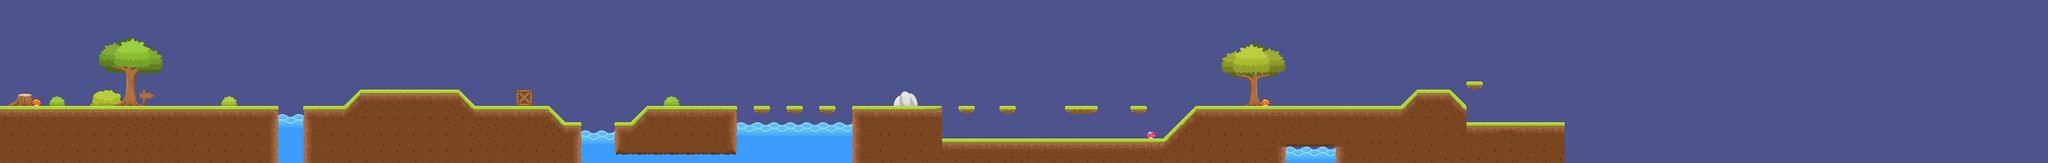

The image is a tile-based game level rendered from a .tmx file. Its description and source (layers, tilesets, objects; grid data summarised) follow:
An orthogonal 250x20 tile map with 32x32 px tiles, 8 tile layers (Вода, Фон, Кусты, Деревья, ...) and 54 objects (28x solid, 8x EasyEnemy, 6x solidForEnemy, 4x SlopeRight, 3x water, ...).

<map version="1.0" orientation="orthogonal" renderorder="right-down" width="250" height="20" tilewidth="32" tileheight="32" backgroundcolor="#4d538c" nextobjectid="189">
 <tileset firstgid="1" name="Map" tilewidth="32" tileheight="32" tilecount="672" columns="56">
  <image source="Images/Map.png" width="1800" height="400" />
 </tileset>
 <layer name="Вода" width="250" height="20">
  <data>[5000 cells, 176 non-empty, 8 distinct tile ids]</data>
 </layer>
 <layer name="Фон" width="250" height="20">
  <data>[5000 cells, 1085 non-empty, 60 distinct tile ids]</data>
 </layer>
 <layer name="Кусты" width="250" height="20">
  <data>[5000 cells, 20 non-empty, 16 distinct tile ids]</data>
 </layer>
 <layer name="Деревья" width="250" height="20">
  <data>[5000 cells, 144 non-empty, 144 distinct tile ids]</data>
 </layer>
 <layer name="Указатели" width="250" height="20">
  <data>[5000 cells, 4 non-empty, 4 distinct tile ids]</data>
 </layer>
 <layer name="Грибы" width="250" height="20">
  <data>[5000 cells, 3 non-empty, 2 distinct tile ids]</data>
 </layer>
 <layer name="Камни" width="250" height="20">
  <data>[5000 cells, 6 non-empty, 6 distinct tile ids]</data>
 </layer>
 <layer name="Ящики" width="250" height="20">
  <data>[5000 cells, 4 non-empty, 4 distinct tile ids]</data>
 </layer>
 <objectgroup name="Objects">
  <object id="53" name="EasyEnemy" x="1416.67" y="281.398" width="78" height="76" />
  <object id="66" name="Player" x="661.849" y="-533.637" width="72" height="85" />
  <object id="68" name="solid" x="-0.75" y="424" width="1088.08" height="214.667" />
  <object id="84" name="solid" x="512" y="-0.0434783" width="31.8485" height="416.043" />
  <object id="122" name="solid" x="1184.25" y="424.5" width="936.417" height="215.159" />
  <object id="123" name="water" x="1088.17" y="447.675" width="96" height="172.325" />
  <object id="125" name="SlopeRight" x="1345" y="352.667" width="64" height="69.3333" />
  <object id="127" name="solid" x="1431" y="359" width="337" height="63.1664" />
  <object id="128" name="SlopeLeft" x="1792.76" y="352.667" width="64" height="70.1665" />
  <object id="132" name="SlopeLeft" x="2144.66" y="416.606" width="64" height="70.6212" />
  <object id="133" name="solid" x="2208.5" y="487" width="62.8333" height="153" />
  <object id="134" name="solid" x="2122" y="487.197" width="86.67" height="153.273" />
  <object id="136" name="solid" x="2400.58" y="487.455" width="63.5417" height="154.057" />
  <object id="137" name="SlopeRight" x="2464.17" y="416.771" width="64" height="70.625" />
  <object id="138" name="solid" x="2463.67" y="487.333" width="64.6667" height="153.273" />
  <object id="139" name="solid" x="2549.33" y="424.03" width="329.67" height="215.97" />
  <object id="140" name="water" x="2271.34" y="512.17" width="128.993" height="110.496" />
  <object id="142" name="solid" x="1087.5" y="620.5" width="97" height="17.5" />
  <object id="143" name="solid" x="3328.62" y="422.682" width="350.753" height="215.97" />
  <object id="144" name="water" x="2879.09" y="480" width="449.576" height="142.667" />
  <object id="145" name="EasyEnemy" x="2535.43" y="345.866" width="78" height="76" />
  <object id="146" name="solid" x="2943.88" y="424.667" width="64.125" height="23.3333" />
  <object id="147" name="solid" x="3072.06" y="426" width="64.125" height="22.313" />
  <object id="148" name="solid" x="3199.94" y="425.333" width="64.125" height="22.6037" />
  <object id="149" name="solid" x="2271.5" y="621.917" width="131.167" height="17.5" />
  <object id="150" name="solid" x="2879.5" y="621.917" width="448.5" height="17.5" />
  <object id="151" name="EasyEnemy" x="3736.68" y="474.699" width="78" height="76" />
  <object id="153" name="EasyEnemy" x="4160.93" y="474.7" width="78" height="76" />
  <object id="155" name="EasyEnemy" x="4428.93" y="474.7" width="78" height="76" />
  <object id="156" name="EasyEnemy" x="4287.93" y="474.7" width="78" height="76" />
  <object id="158" name="SlopeRight" x="4543.33" y="416.667" width="128.667" height="133.979" />
  <object id="159" name="solid" x="3679.75" y="551.25" width="992.25" height="87.75" />
  <object id="160" name="solid" x="4690" y="424.25" width="780.997" height="214.75" />
  <object id="161" name="solid" x="3744.6" y="424.667" width="64.125" height="22.9373" />
  <object id="162" name="solid" x="3904.6" y="423.333" width="64.125" height="24.9377" />
  <object id="163" name="solid" x="4160.27" y="422.667" width="127.396" height="24.9373" />
  <object id="164" name="solidForEnemy" x="1409.67" y="256.667" width="3" height="102" />
  <object id="166" name="solidForEnemy" x="1789.17" y="256.167" width="3" height="102" />
  <object id="167" name="solidForEnemy" x="2528.67" y="304.667" width="3" height="120" />
  <object id="168" name="solidForEnemy" x="2875.5" y="304.167" width="3" height="120" />
  <object id="169" name="solidForEnemy" x="3676.25" y="448.75" width="3" height="102" />
  <object id="170" name="solidForEnemy" x="4544.17" y="449" width="3" height="102" />
  <object id="171" name="solid" x="4415.94" y="424.667" width="64.125" height="23.5203" />
  <object id="175" name="EasyEnemy" x="3969" y="474.7" width="78" height="76" />
  <object id="176" name="EasyEnemy" x="4089.67" y="474.7" width="78" height="76" />
  <object id="178" name="solid" x="5727.94" y="328" width="64.125" height="23.604" />
  <object id="179" name="solid" x="5558" y="359.5" width="80.667" height="279.167" />
  <object id="181" name="solid" x="5470.75" y="424" width="65.25" height="214.667" />
  <object id="182" name="SlopeRight" x="5472.5" y="353.188" width="64" height="70.625" />
  <object id="183" name="SlopeLeft" x="5663.75" y="352.189" width="64" height="70.6212" />
  <object id="184" name="solid" x="5663.08" y="423.083" width="64.9167" height="216.311" />
  <object id="185" name="solid" x="5728.54" y="485.844" width="382.458" height="154.156" />
  <object id="186" name="spikes" x="5728.5" y="460.5" width="382.5" height="18.5" />
  <object id="187" name="solid" x="2004.55" y="361" width="87.0909" height="54.8182" />
 </objectgroup>
</map>